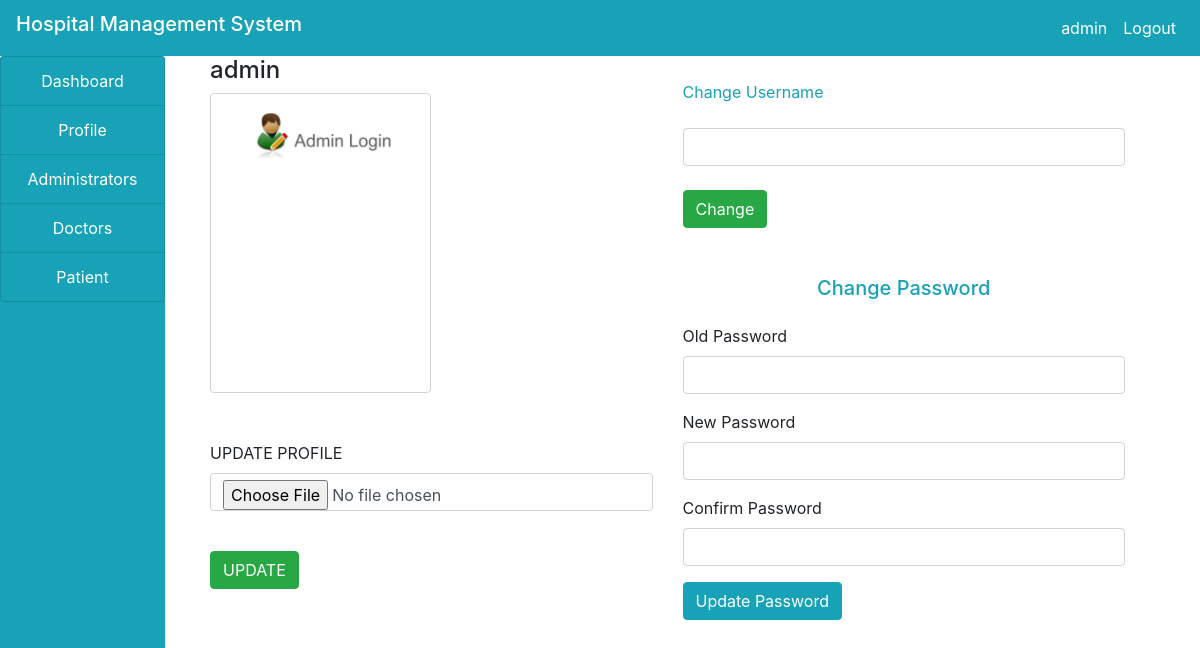
The page /admin/profile.php (signed in) on the database its author committed.
### tables this page shows
CREATE TABLE `adminn` (
  `id` int NOT NULL,
  `username` varchar(100) NOT NULL,
  `passwordd` varchar(100) NOT NULL,
  `profilee` varchar(100) NOT NULL
);

### admin/profile.php (the view, shortened to what this page needs)
<!DOCTYPE html>
<html lang="en">
<head>
</head>
<body>
<?php
include('../includes/header.php');
include('../includes/connection.php');
$ad = $_SESSION['admin'];
$query = "SELECT * FROM adminn WHERE username = '$ad'";
$res = mysqli_query($connect,$query);
while ($row = mysqli_fetch_array($res))
{
    $username = $row['username'];
    $profiles = $row['profilee'];
}
?>
<div class="container-fluid">
    <div class="col-md-12">
        <div class="row">
            <div class="col-md-2" style="margin-left:-30px ;">
                <?php
                include('sidenav.php');
                ?>
            </div>
            <div class="col-md-10">
                <div class="col-md-12">
                    <div class="row">
                        <div class="col-md-6">
                            <h4> <?php  echo $username ;?></h4>
                           <form method="POST" enctype="multipart/form-data">
                           <div class="form-control" style="height: 300px; width: 50%;overflow: hidden;">
                        <?php echo "<img src='img/$profiles'  class='col-md-12'  ;
                         a>" ?>
                           </div>
                        <br><br>
                        <div class="form-group">
                            <label>UPDATE PROFILE </label>
                            <input type="file" name="profilee" class="form-control">
                        </div>
                        <br>
                        <input type="submit" name="update" value="UPDATE" class="btn btn-success">
                        </form>
                        </div>
                        <div class="col-md-6">
                            <form method="POST">
                                <label class="text-info my-4">Change Username</label>
                                <input type="text" name="uname" class="form-control" autocomplete="off"><br>
                                <input type="submit" name="change" class="btn btn-success" value="Change" >
                            </form>
                            <br>
                            <form action="" method="post">
                                <h5 class="text-center my-4 text-info">Change Password</h5>
                                <div class="form-group">
                                    <label>Old Password</label>
                                    <input type="password" name="old_pass" class="form-control">
                                </div>
                                <div class="form-group">
                                    <label>New Password</label>
                                    <input type="password" name="new_pass" class="form-control">
                                </div>
                                <div class="form-group">
                                    <label>Confirm Password</label>
                                    <input type="password" name="con_pass" class="form-control">
                                </div>
                                <input type="submit" class="btn btn-info"
                                 name="update_pass" value="Update Password">
                            </form>
                        </div>
                    </div>
                </div>
            </div>
        </div>
    </div>
</div>
</body>
</html>

### rows shown on the page
adminn: username "admin", profilee (picture)

### other values the page prints
$user "admin"
